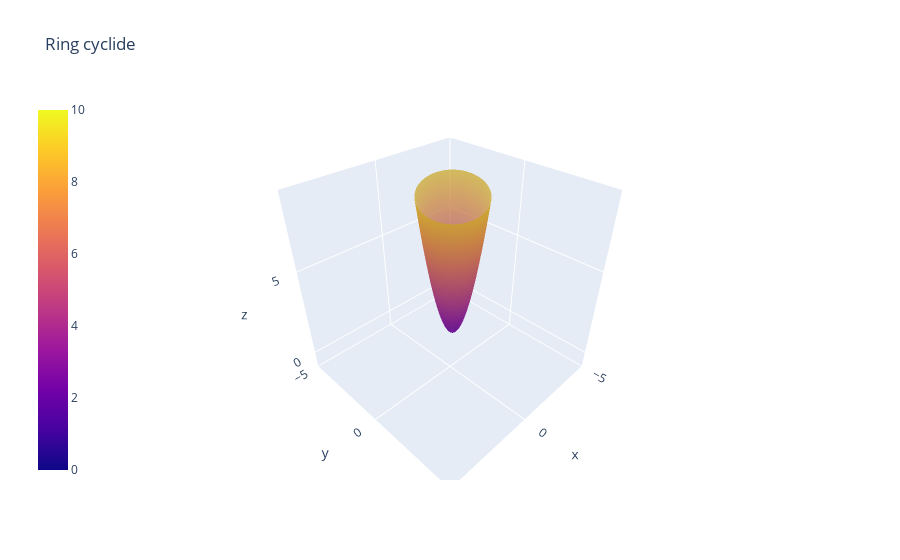

Notebook cell for this chart:
### Code cell
import plotly.graph_objects as go

x,y = np.mgrid[-5:5:100j, -5:5:100j]
z = 2*x**2-2*x*y+2*y**2-y+2

fig = go.Figure()

fig.add_trace(go.Surface(x=x, y=y, z=z, colorbar_x=-0.07, opacity=0.7,cmin= 0,cmax=10))

fig.update_layout(
    scene = dict(
        xaxis = dict(nticks=4, range=[-5,5],),
        yaxis = dict(nticks=4, range=[-5,5],),
        zaxis = dict(nticks=4, range=[-1,9],)),
title_text="Ring cyclide")

fig.update_layout(scene_aspectmode='cube')

fig.show()

### Figure 1 — Plotly figure (JSON) as saved in the notebook; plotly's stock layout.template omitted (floating-point values rounded to 4 significant figures; data arrays with more than 128 entries replaced by an {"elided": "..."} marker saying what was removed)
{"data": [{"cmax": 10, "cmin": 0, "colorbar": {"x": -0.07}, "opacity": 0.7, "type": "surface", "x": {"elided": "100x100 float values"}, "y": {"elided": "100x100 float values"}, "z": {"elided": "100x100 float values"}}], "layout": {"scene": {"aspectmode": "cube", "xaxis": {"nticks": 4, "range": [-5, 5]}, "yaxis": {"nticks": 4, "range": [-5, 5]}, "zaxis": {"nticks": 4, "range": [-1, 9]}}, "title": {"text": "Ring cyclide"}}}
